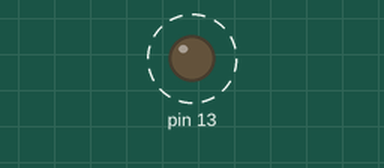
Recording of a sketch running on a simulated Arduino Uno, built with avr-gcc and run on an emulated ATmega328P. On the bench: output pins drawn as LEDs (lit = HIGH). Dashed ring = blinking.

Above: at 0.5 s.
Timing chart, 0 to 4.6 s (numbered marks = the images above):
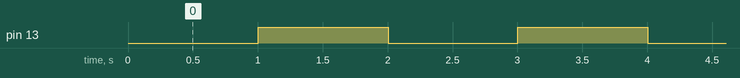

Measured:
- by itself, pin 13: alternates HIGH for 1.0 s and LOW for 1.0 s

The sketch:

blink-without-delay.ino
```cpp
int time = 0;
int lastTime = 0;
int state = 0;
void setup() {

  pinMode(13, OUTPUT);
}

void loop() {
  time = millis();
  if (time - lastTime > 1000) {
    if (state == 0) {
      state = 1;
      digitalWrite(13, state);
    }
    else {
      state = 0;
      digitalWrite(13, state);
    }
    lastTime = time;
  }
}
```
